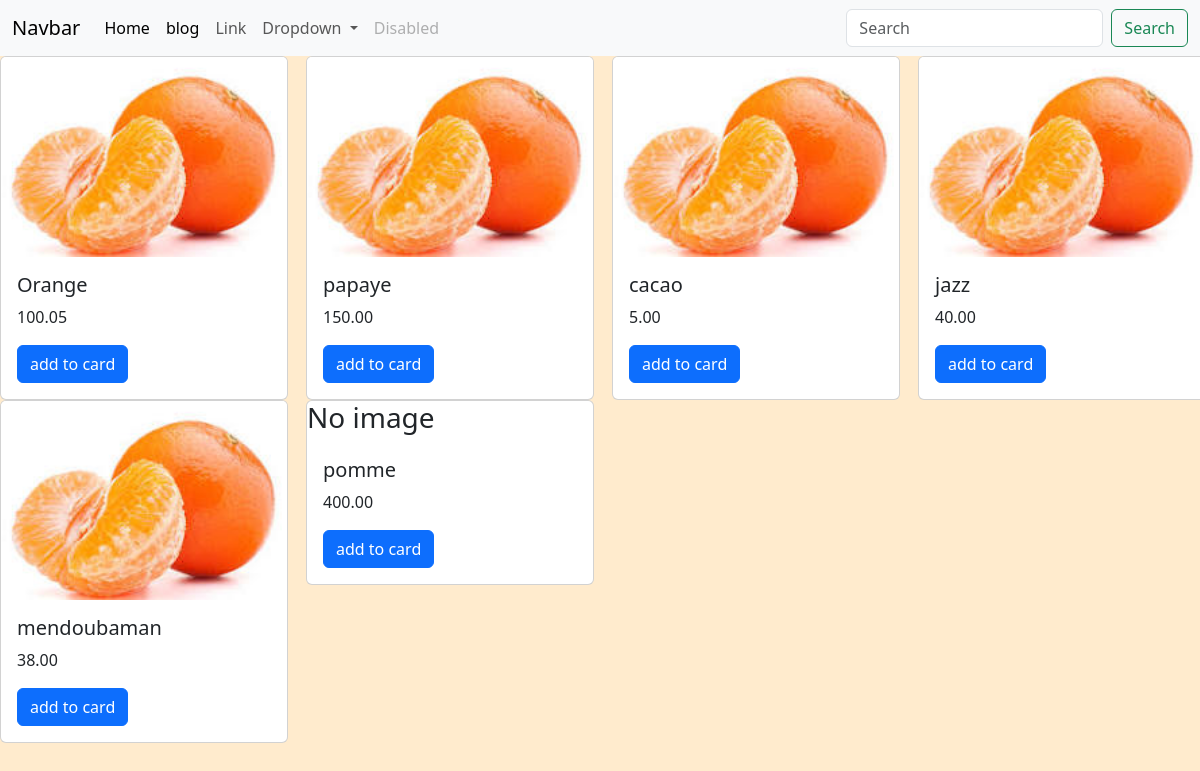
The page / on the database its author committed.
### products/models.py (models this page shows, shortened)
class Products(models.Model):
    name = models.CharField(max_length=150)
    description = models.TextField()
    price = models.DecimalField(max_digits=100000, decimal_places=2)
    image = models.ImageField(upload_to="images", blank=True)
    slug = models.SlugField(null=True, blank=True)
    actif = models.BooleanField(default=True)
    class Meta:
        verbose_name = "Product"
        verbose_name_plural = "Products"

### products/views.py (the view)
# urls.py: path('', products_list, name='products_list'),
def products_list(request, *args, **kwargs):
    product = Products.objects.all()
    context = {
      'products': product
        }
    return render(request, 'products/detail.html', context)

### templates/products/detail.html
{% extends 'base.html' %}
{% block content %}
    <div class="row">
        {% for product in products %}
        <div class='col-md-3'>
            <div class="card" style="width: 18rem;">
                {% if product.image %}
                 <img src="{{product.image.url}}" class="card-img-top" alt="{{ product.name }}">
                {% else %}
                 <h3>No image</h3>
                {% endif %}
                    <div class="card-body">
                        <h5 class="card-title">{{ product.name }}</h5>
                        <p class="card-text">{{ product.price }}</p>
                        <a href="#" class="btn btn-primary">add to card</a>
                    </div>
            </div>
        </div>
        {% endfor %}
    </div>
{% endblock %}

### static/css/style.css (style rules this page uses)
body { background-color: blanchedalmond; }

### rows shown on the page
Products: image (picture), name "Orange", price "100.05"
Products: image (picture), name "papaye", price "150.00"
Products: image (picture), name "cacao", price "5.00"
Products: image (picture), name "jazz", price "40.00"
Products: image (picture), name "mendoubaman", price "38.00"
Products: image "No image", name "pomme", price "400.00"
